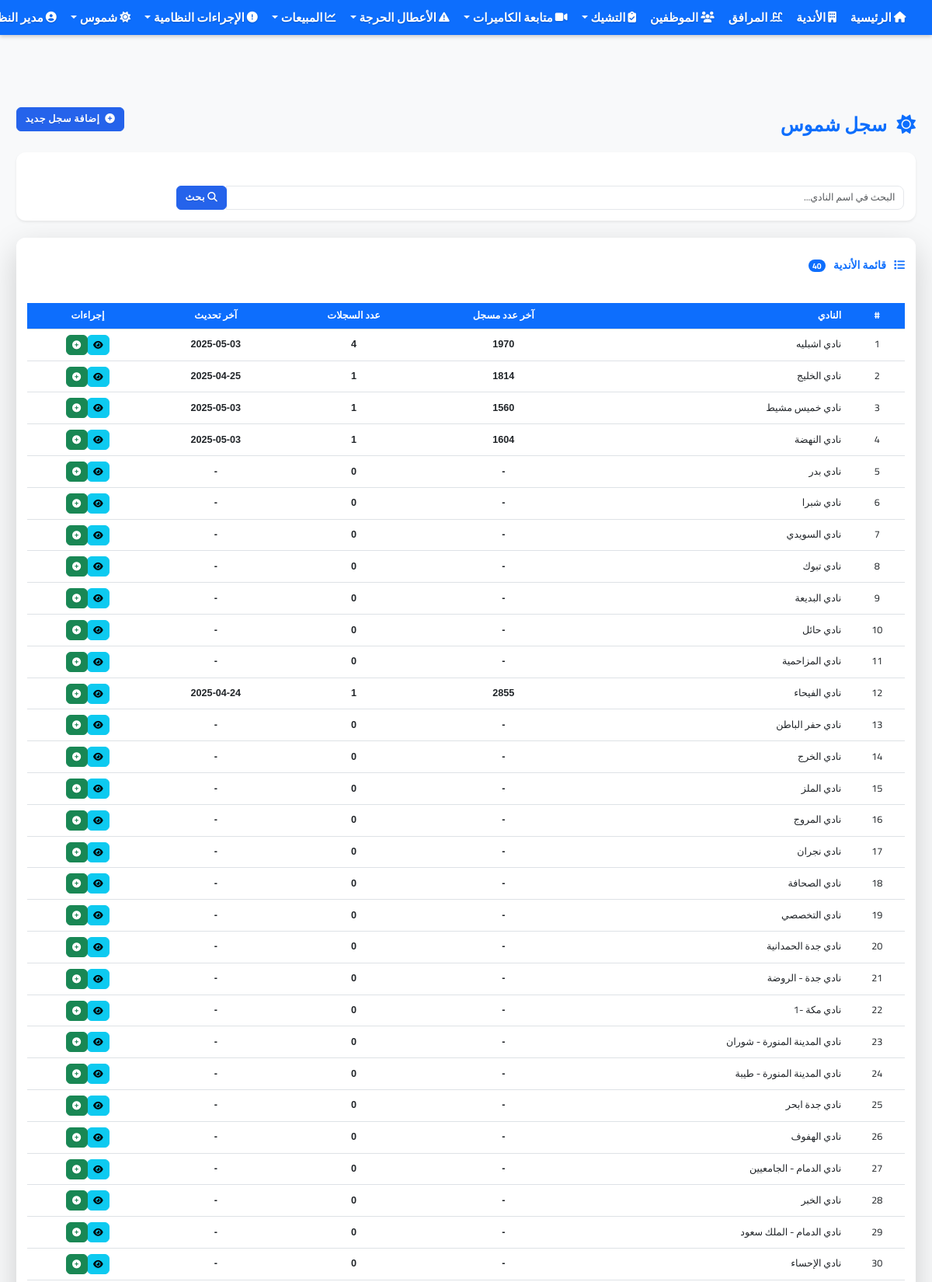
The page /shumoos (signed in, upper part) on the database its author committed.
### app.py (models this page shows, shortened)
class User(UserMixin, db.Model):
    __table__ = db.Table('user', db.metadata,
        db.Column('id', db.Integer, primary_key=True),
        db.Column('username', db.String(64), index=True, unique=True),
        db.Column('name', db.String(100)),
        db.Column('phone', db.String(20)),
        db.Column('password', db.String(128)),
        db.Column('is_admin', db.Boolean, default=False),
        db.Column('role', db.String(50), default='user'),  # الدور: admin, manager, supervisor, user
        extend_existing=True
    )
    permissions = db.relationship('Permission', secondary='user_permission', lazy='subquery',
                               backref=db.backref('users', lazy=True))
    clubs = db.relationship('Club', secondary=user_clubs, lazy='subquery',
                          backref=db.backref('users', lazy=True))
    def has_permission(self, permission_code):
        try:
            if self.is_admin:
                return True
        except Exception as e:
            print(f"خطأ في التحقق من الصلاحيات: {str(e)}")
            return False

class Club(db.Model):
    id = db.Column(db.Integer, primary_key=True)
    name = db.Column(db.String(100), nullable=False)
    location = db.Column(db.String(200), nullable=False)
    manager_name = db.Column(db.String(100))
    phone = db.Column(db.String(20))
    facilities = db.relationship('Facility', secondary=club_facilities, lazy='subquery',
                               backref=db.backref('clubs', lazy=True))

class Shumoos(db.Model):
    __tablename__ = 'shumoos'
    id = db.Column(db.Integer, primary_key=True)
    club_id = db.Column(db.Integer, db.ForeignKey('club.id'), nullable=False)  # النادي
    registered_count = db.Column(db.Integer, nullable=False)  # العدد المسجل في النظام
    registration_date = db.Column(db.Date, nullable=False, default=date.today)  # تاريخ التسجيل
    created_by = db.Column(db.Integer, db.ForeignKey('user.id'), nullable=False)  # المستخدم الذي أضاف السجل
    created_at = db.Column(db.DateTime, default=datetime.now)
    updated_at = db.Column(db.DateTime, default=datetime.now, onupdate=datetime.now)
    club = db.relationship('Club', backref='shumoos_records')
    user = db.relationship('User', backref='created_shumoos')

### app.py (the view, shortened to what this page needs)
@app.route('/shumoos')
@login_required
def shumoos_list():
    search_query = request.args.get('search', '')
    if current_user.is_admin:
        if search_query:
            clubs = Club.query.filter(Club.name.contains(search_query)).all()
        else:
            clubs = Club.query.all()
    clubs_with_latest_record = []
    for club in clubs:
        latest_record = Shumoos.query.filter_by(club_id=club.id).order_by(Shumoos.registration_date.desc()).first()
        record_count = Shumoos.query.filter_by(club_id=club.id).count()
        clubs_with_latest_record.append({
            'club': club,
            'latest_record': latest_record,
            'record_count': record_count
        })
    return render_template('shumoos/index.html',
                          title='سجل شموس',
                          clubs_with_latest_record=clubs_with_latest_record,
                          search_query=search_query)

### templates/shumoos/index.html (shortened to what this page needs)
{% extends 'base.html' %}
{% block content %}
<div class="container-fluid py-4">
    <div class="d-flex justify-content-between align-items-center mb-4">
        <h2 class="text-primary mb-0"><i class="fas fa-sun me-2"></i> سجل شموس</h2>
        <div>
            <a href="{{ url_for('new_shumoos') }}" class="btn btn-primary">
                <i class="fas fa-plus-circle me-1"></i> إضافة سجل جديد
            </a>
        </div>
    </div>
    <div class="card shadow-sm mb-4">
        <div class="card-body">
            <form method="get" action="{{ url_for('shumoos_list') }}" class="row g-3">
                <div class="col-md-10">
                    <div class="input-group">
                        <input type="text" class="form-control" name="search" value="{{ search_query }}" placeholder="البحث في اسم النادي...">
                        <button class="btn btn-primary" type="submit">
                            <i class="fas fa-search"></i> بحث
                        </button>
                    </div>
                </div>
                <div class="col-md-2 text-start">
                </div>
            </form>
        </div>
    </div>
    <div class="card shadow-lg">
        <div class="card-header bg-white py-3">
            <h4 class="mb-0 text-primary"><i class="fas fa-list me-2"></i> قائمة الأندية <span class="badge bg-primary rounded-pill ms-2">{{ clubs_with_latest_record|length }}</span></h4>
        </div>
        <div class="card-body p-0">
            {% if clubs_with_latest_record %}
            <div class="table-responsive">
                <table class="table table-hover align-middle">
                    <thead class="table-light">
                        <tr>
                            <th class="text-center" style="font-size: 18px; color: #ffffff; background-color: #0d6efd;font-weight: bold;">#</th>
                            <th style="font-size: 18px; color: #ffffff; background-color: #0d6efd; font-weight: bold;">النادي</th>
                            <th class="text-center" style="font-size: 18px; color: #ffffff; background-color: #0d6efd; font-weight: bold;">آخر عدد مسجل</th>
                            <th class="text-center" style="font-size: 18px; color: #ffffff; background-color: #0d6efd;font-weight: bold;">عدد السجلات</th>
                            <th class="text-center" style="font-size: 18px; color: #ffffff; background-color: #0d6efd;font-weight: bold;">آخر تحديث</th>
                            <th class="text-center" style="font-size: 18px; color: #ffffff; background-color: #0d6efd;font-weight: bold;">إجراءات</th>
                        </tr>
                    </thead>
                    <tbody>
                        {% for item in clubs_with_latest_record %}
                        <tr>
                            <td class="text-center">{{ loop.index }}</td>
                            <td>{{ item.club.name }}</td>
                            <td class="text-center english-number" style="font-weight: bold;">
                                {% if item.latest_record %}
                                    {{ item.latest_record.registered_count }}
                                {% else %}
                                    -
                                {% endif %}
                            </td>
                            <td class="text-center english-number" style="font-weight: bold;">
                                {{ item.record_count }}
                            </td>
                            <td class="text-center english-number" style="font-weight: bold;">
                                {% if item.latest_record %}
                                    {{ item.latest_record.registration_date.strftime('%Y-%m-%d') }}
                                {% else %}
                                    -
                                {% endif %}
                            </td>
                            <td class="text-center">
                                <div class="btn-group">
                                    <a href="{{ url_for('shumoos_club_records', club_id=item.club.id) }}" class="btn btn-sm btn-info" title="عرض السجلات">
                                        <i class="fas fa-eye"></i>
                                    </a>
                                    <a href="{{ url_for('new_shumoos') }}?club_id={{ item.club.id }}" class="btn btn-sm btn-success" title="إضافة سجل جديد">
                                        <i class="fas fa-plus-circle"></i>
                                    </a>
                                </div>
                            </td>
                        </tr>
                        {% endfor %}
                    </tbody>
                </table>
            </div>
            {% else %}
            <div class="text-center py-5">
                <i class="fas fa-building fa-4x text-muted mb-3"></i>
                <h5 class="text-muted">لا توجد أندية للعرض</h5>
                <p class="text-muted">قم بإضافة نادي جديد أولاً</p>
            </div>
            {% endif %}
        </div>
    </div>
</div>
{% endblock %}

### templates/base.html (shortened to what this page needs)
<!DOCTYPE html>
<html lang="ar" dir="rtl">
<head>
    <link rel="stylesheet" href="https://cdn.jsdelivr.net/npm/bootstrap@5.3.0/dist/css/bootstrap.rtl.min.css">
    <link rel="stylesheet" href="https://cdnjs.cloudflare.com/ajax/libs/font-awesome/6.4.0/css/all.min.css" media="print" onload="this.media='all'">
    <link rel="stylesheet" href="{{ url_for('static', filename='css/fix-size.css') }}">
    <link rel="stylesheet" href="{{ url_for('static', filename='css/performance.css') }}">
    <link rel="stylesheet" href="{{ url_for('static', filename='css/compact-style.css') }}?v={{ range(100000, 999999) | random }}">
    <link rel="stylesheet" href="{{ url_for('static', filename='css/navbar-fixed-solution.css') }}?v={{ range(100000, 999999) | random }}">
    <link rel="stylesheet" href="{{ url_for('static', filename='css/navbar-fixed-absolute-new.css') }}?v={{ range(100000, 999999) | random }}">
    <link rel="stylesheet" href="{{ url_for('static', filename='css/dashboard-cards-fix.css') }}?v={{ range(100000, 999999) | random }}">
</head>
<body class="no-margin" style="padding-top: 70px !important; margin: 0 !important; overflow-x: hidden !important;">
    <nav class="navbar navbar-expand-lg navbar-dark bg-primary px-2 fixed-top" style="position: fixed !important; top: 0 !important; left: 0 !important; right: 0 !important; width: 100% !important; z-index: 1030 !important; margin: 0 !important; padding: 0 !important; height: 45px !important; box-shadow: 0 2px 5px rgba(0, 0, 0, 0.2) !important; transform: none !important; transition: none !important; animation: none !important; will-change: auto !important;">
        <div class="container-fluid" style="padding: 0;">
            <div class="collapse navbar-collapse" id="navbarNav">
                <ul class="navbar-nav">
                    {% if current_user.is_authenticated %}
                    <li class="nav-item">
                        <a class="nav-link fw-bold" href="{{ url_for('index') }}">
                            <i class="fas fa-home me-1"></i> الرئيسية
                        </a>
                    </li>
                    <li class="nav-item">
                        <a class="nav-link fw-bold" href="{{ url_for('clubs') }}">
                            <i class="fas fa-building me-1"></i> الأندية
                        </a>
                    </li>
                    <li class="nav-item">
                        <a class="nav-link fw-bold" href="{{ url_for('facilities') }}">
                            <i class="fas fa-swimming-pool me-1"></i> المرافق
                        </a>
                    </li>
                    <li class="nav-item">
                        <a class="nav-link fw-bold" href="{{ url_for('employees') }}">
                            <i class="fas fa-users me-1"></i> الموظفين
                        </a>
                    </li>
                    <li class="nav-item dropdown">
                        <a class="nav-link dropdown-toggle fw-bold" href="#" id="checksDropdown" role="button" data-bs-toggle="dropdown">
                            <i class="fas fa-clipboard-check me-1"></i> التشيك
                        </a>
                    </li>
                    <li class="nav-item dropdown">
                        <a class="nav-link dropdown-toggle fw-bold" href="#" id="cameraDropdown" role="button" data-bs-toggle="dropdown">
                            <i class="fas fa-video me-1"></i> متابعة الكاميرات
                        </a>
                    </li>
                    <li class="nav-item dropdown">
                        <a class="nav-link dropdown-toggle fw-bold" href="#" id="criticalIssuesDropdown" role="button" data-bs-toggle="dropdown">
                            <i class="fas fa-exclamation-triangle me-1"></i> الأعطال الحرجة
                        </a>
                    </li>
                    <li class="nav-item dropdown">
                        <a class="nav-link dropdown-toggle fw-bold" href="#" id="salesDropdown" role="button" data-bs-toggle="dropdown">
                            <i class="fas fa-chart-line me-1"></i> المبيعات
                        </a>
                    </li>
                    <li class="nav-item dropdown">
                        <a class="nav-link dropdown-toggle fw-bold" href="#" id="violationsDropdown" role="button" data-bs-toggle="dropdown">
                            <i class="fas fa-exclamation-circle me-1"></i> الإجراءات النظامية
                        </a>
                    </li>
                    <li class="nav-item dropdown">
                        <a class="nav-link dropdown-toggle fw-bold" href="#" id="shumoosDropdown" role="button" data-bs-toggle="dropdown">
                            <i class="fas fa-sun me-1"></i> شموس
                        </a>
                    </li>
                    {% endif %}
                </ul>
                <ul class="navbar-nav ms-auto">
                    {% if current_user.is_authenticated %}
                    <li class="nav-item dropdown">
                        <a class="nav-link dropdown-toggle fw-bold" href="#" id="navbarDropdown" role="button" data-bs-toggle="dropdown">
                            <i class="fas fa-user-circle me-1"></i> {{ current_user.name }}
                        </a>
                    </li>
                    {% else %}
                    <li class="nav-item">
                        <a class="nav-link fw-bold" href="{{ url_for('login') }}">
                            <i class="fas fa-sign-in-alt me-1"></i> تسجيل الدخول
                        </a>
                    </li>
                    {% endif %}
                </ul>
            </div>
        </div>
    </nav>
    <main class="container-fluid px-3" style="margin-top: 20px !important; padding-top: 20px !important;">
        {% block content %}{% endblock %}
    </main>
</body>
</html>

### rows shown on the page
User: name "مدير…"
Club: club.name "نادي اشبليه"
Shumoos: latest_record.registered_count "1970", latest_record.registration_date "2025-05-03"
Club: club.name "نادي الخليج"
Shumoos: latest_record.registered_count "1814", latest_record.registration_date "2025-04-25"
Club: club.name "نادي خميس مشيط"
Shumoos: latest_record.registered_count "1560", latest_record.registration_date "2025-05-03"
Club: club.name "نادي النهضة"
Shumoos: latest_record.registered_count "1604", latest_record.registration_date "2025-05-03"
Club: club.name "نادي بدر"
Club: club.name "نادي شبرا"
Club: club.name "نادي السويدي"
Club: club.name "نادي تبوك"
Club: club.name "نادي البديعة"
Club: club.name "نادي حائل"
Club: club.name "نادي المزاحمية"
Club: club.name "نادي الفيحاء"
Shumoos: latest_record.registered_count "2855", latest_record.registration_date "2025-04-24"
Club: club.name "نادي حفر الباطن"
Club: club.name "نادي الخرج"
Club: club.name "نادي الملز"
Club: club.name "نادي المروج"
Club: club.name "نادي نجران"
Club: club.name "نادي الصحافة"
Club: club.name "نادي التخصصي"
Club: club.name "نادي جدة الحمدانية"
Club: club.name "نادي جدة - الروضة"
Club: club.name "نادي مكة -1"
Club: club.name "نادي المدينة المنورة - شوران"
Club: club.name "نادي المدينة المنورة - طيبة"
Club: club.name "نادي جدة ابحر"
Club: club.name "نادي الهفوف"
Club: club.name "نادي الدمام - الجامعيين"
Club: club.name "نادي الخبر"
Club: club.name "نادي الدمام - الملك سعود"
Club: club.name "نادي الإحساء"

### other values the page prints
{{ clubs_with_latest_record|length }} "40"
{{ item.record_count }} "4" "1" "1" "1" "0" "0" "0" "0" "0" "0" "0" "1" "0" "0" "0" "0" "0" "0" "0" "0" "0" "0" "0" "0" "0" "0" "0" "0" "0" "0"
